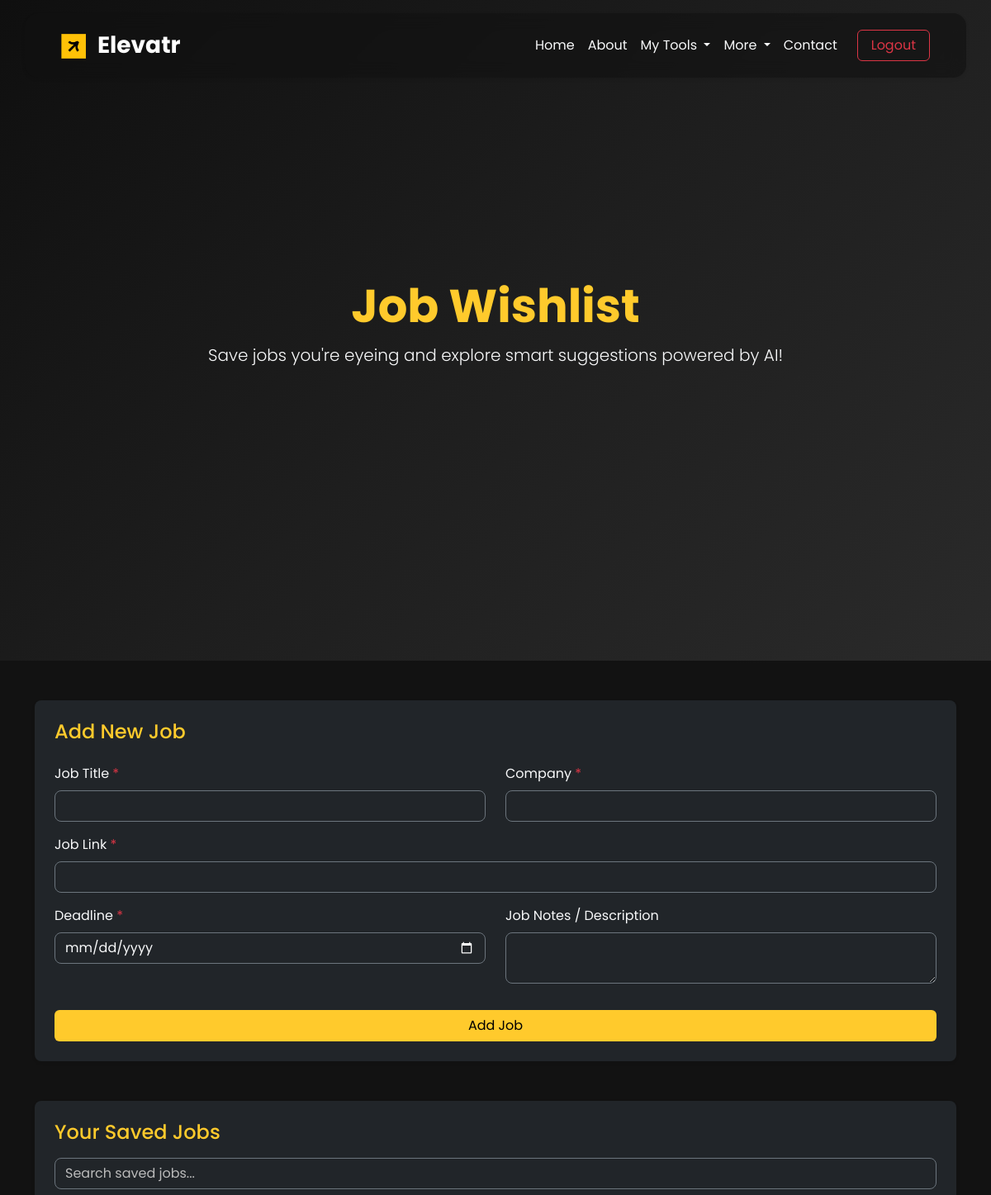
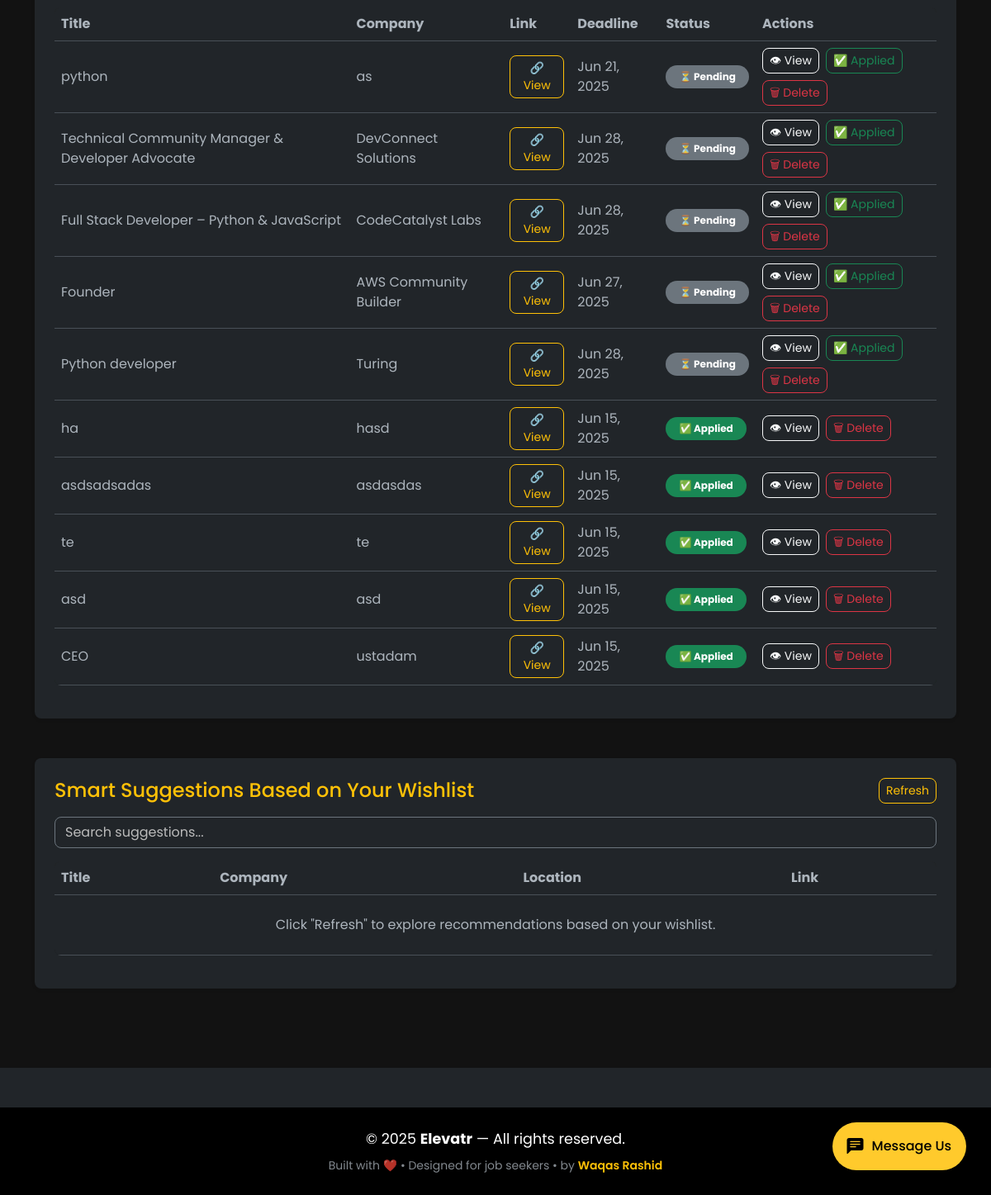
The page /tracker/wishlist/ (signed in) on the database its author committed (2 pictures, top to bottom).
### tracker/models.py (models this page shows, shortened)
class SavedJob(models.Model):
    user = models.ForeignKey(User, on_delete=models.CASCADE)
    job_title = models.CharField(max_length=255)
    company = models.CharField(max_length=255)
    job_link = models.URLField()
    deadline = models.DateField()
    notes = models.TextField(blank=True)
    saved_at = models.DateTimeField(auto_now_add=True)
    applied = models.BooleanField(default=False)

### tracker/views.py (the view, shortened to what this page needs)
# urls.py: path('wishlist/', views.wishlist_view, name='wishlist'),
@login_required
def wishlist_view(request):
    saved_jobs = SavedJob.objects.filter(user=request.user).order_by('-saved_at')
    form = SavedJobForm()
    return render(request, 'wishlist.html', {'form': form, 'saved_jobs': saved_jobs})

### tracker/forms.py
class SavedJobForm(forms.ModelForm):
    class Meta:
        model = SavedJob
        fields = ['job_title', 'company', 'job_link', 'deadline', 'notes']
        widgets = {
            'deadline': forms.DateInput(attrs={'type': 'date'}),
            'notes': forms.Textarea(attrs={'rows': 2}),
        }

### tracker/templatetags/form_filters.py (called while the page is built)
@register.filter(name='add_class')
def add_class(field, css):
    return field.as_widget(attrs={"class": css})

### tracker/templates/wishlist.html (shortened to what this page needs)
{% extends 'base.html' %}
{% load static %}
{% load form_filters %}
{% block content %}
<section class="d-flex align-items-center justify-content-center text-white" style="height: 100vh; background: linear-gradient(135deg, #0f0f0f, #1e1e1e, #2a2a2a);">
  <div class="text-center">
    <h1 class="display-4 fw-bold" style="color: #ffca2c;">Job Wishlist</h1>
    <p class="lead text-light">Save jobs you're eyeing and explore smart suggestions powered by AI!</p>
  </div>
</section>
<section class="py-5 px-4" style="background-color: #121212;">
  <div class="container text-light">
    <div class="bg-dark p-4 rounded-3 mb-5 shadow-sm">
      <h4 class="mb-4" style="color: #ffca2c;">Add New Job</h4>
      <form method="POST" id="job-form">
        <div class="row">
          <div class="col-md-6 mb-3">
            <label class="form-label">Job Title <span class="text-danger">*</span></label>
            {{ form.job_title|add_class:"form-control bg-dark text-light border border-secondary rounded-3" }}
          </div>
          <div class="col-md-6 mb-3">
            <label class="form-label">Company <span class="text-danger">*</span></label>
            {{ form.company|add_class:"form-control bg-dark text-light border border-secondary rounded-3" }}
          </div>
        </div>
        <div class="mb-3">
          <label class="form-label">Job Link <span class="text-danger">*</span></label>
          {{ form.job_link|add_class:"form-control bg-dark text-light border border-secondary rounded-3" }}
        </div>
        <div class="row">
          <div class="col-md-6 mb-3">
            <label class="form-label">Deadline <span class="text-danger">*</span></label>
            {{ form.deadline|add_class:"form-control bg-dark text-light border border-secondary rounded-3" }}
          </div>
          <div class="col-md-6 mb-3">
            <label class="form-label">Job Notes / Description</label>
            {{ form.notes|add_class:"form-control bg-dark text-light border border-secondary rounded-3" }}
          </div>
        </div>
        <button type="submit" class="btn w-100 mt-3" style="background-color: #ffca2c; color: #000;">Add Job</button>
      </form>
    </div>
    <div class="bg-dark p-4 rounded-3 mb-5 shadow-sm">
      <h4 class="mb-3" style="color: #ffca2c;">Your Saved Jobs</h4>
      <input id="wishlistSearch" type="text" class="form-control mb-3 bg-dark text-light border-secondary rounded-3" placeholder="Search saved jobs...">
      <div class="table-responsive">
        <table class="table align-middle text-light table-hover rounded-3 overflow-hidden" style="background-color: #1a1a1a;" id="wishlist-table">
          <thead class="text-warning" style="background-color: #2a2a2a;">
            <tr>
              <th>Title</th>
              <th>Company</th>
              <th>Link</th>
              <th>Deadline</th>
              <th>Status</th>
              <th>Actions</th>
            </tr>
          </thead>
          <tbody>
            {% for job in saved_jobs %}
            <tr style="background-color: {% if job.applied %}#1e2a1e{% else %}#1a1a1a{% endif %};">
              <td>{{ job.job_title }}</td>
              <td>{{ job.company }}</td>
              <td><a href="{{ job.job_link }}" target="_blank" class="btn btn-sm btn-outline-warning rounded-3">🔗 View</a></td>
              <td>{{ job.deadline|date:"M d, Y"|default:"-" }}</td>
              <td>
                {% if job.applied %}
                  <span class="badge bg-success rounded-pill px-3 py-2">✅ Applied</span>
                {% else %}
                  <span class="badge bg-secondary rounded-pill px-3 py-2">⏳ Pending</span>
                {% endif %}
              </td>
              <td>
                <div class="d-flex gap-2 flex-wrap">
                  <button class="btn btn-sm btn-outline-light rounded-3" onclick="viewDetails(`{{ job.job_title|escapejs }}`, `{{ job.company|escapejs }}`, '{{ job.job_link }}', '{{ job.deadline|date:"M d, Y" }}', `{{ job.notes|linebreaksbr }}`)">👁 View</button>
                  {% if not job.applied %}
                    <a href="{% url 'mark_job_applied' job.id %}" class="btn btn-sm btn-outline-success rounded-3">✅ Applied</a>
                  {% endif %}
                  <a href="{% url 'delete_saved_job' job.id %}" class="btn btn-sm btn-outline-danger rounded-3">🗑 Delete</a>
                </div>
              </td>
            </tr>
            {% empty %}
            <tr><td colspan="6" class="text-center py-4">No jobs saved yet.</td></tr>
            {% endfor %}
          </tbody>
        </table>
      </div>
    </div>
    <div class="bg-dark p-4 rounded-3 mb-5 shadow-sm">
      <div class="d-flex justify-content-between align-items-center mb-3">
        <h4 class="text-warning mb-0">Smart Suggestions Based on Your Wishlist</h4>
        <button class="btn btn-sm btn-outline-warning rounded-3" onclick="loadAllSuggestions()">Refresh</button>
      </div>
      <input id="suggestionSearch" type="text" class="form-control mb-3 bg-dark text-light border-secondary rounded-3" placeholder="Search suggestions...">
      <div class="table-responsive">
        <table class="table align-middle text-light table-hover rounded-3 overflow-hidden" style="background-color: #1a1a1a;" id="all-suggestions-table">
          <thead class="text-warning" style="background-color: #2a2a2a;">
            <tr>
              <th>Title</th>
              <th>Company</th>
              <th>Location</th>
              <th>Link</th>
            </tr>
          </thead>
          <tbody id="all-suggestions-body">
            <tr>
              <td colspan="4" class="text-center py-4">Click "Refresh" to explore recommendations based on your wishlist.</td>
            </tr>
          </tbody>
        </table>
      </div>
    </div>
  </div>
</section>
{% endblock %}

### templates/base.html (style rules this page uses)
body { font-family: "Poppins", sans-serif; }
h1 { font-size: 3rem; font-weight: 700; }
p { font-size: 1.1rem; font-weight: 400; line-height: 1.7; }
.form-control, .form-control:focus, textarea { background-color: #1e1e1e; color: #f0f0f0; border: 1px solid #444; }
.form-control::placeholder { color: #bbb; }

### rows shown on the page
SavedJob: job_title "python", company "as", deadline "Jun 21, 2025", applied "⏳ Pending"
SavedJob: job_title "Technical Community Manager & Developer Advocate", company "DevConnect Solutions", deadline "Jun 28, 2025", applied "⏳ Pending"
SavedJob: job_title "Full Stack Developer – Python & JavaScript", company "CodeCatalyst Labs", deadline "Jun 28, 2025", applied "⏳ Pending"
SavedJob: job_title "Founder", company "AWS Community Builder", deadline "Jun 27, 2025", applied "⏳ Pending"
SavedJob: job_title "Python developer", company "Turing", deadline "Jun 28, 2025", applied "⏳ Pending"
SavedJob: job_title "ha", company "hasd", deadline "Jun 15, 2025", applied "✅ Applied"
SavedJob: job_title "asdsadsadas", company "asdasdas", deadline "Jun 15, 2025", applied "✅ Applied"
SavedJob: job_title "te", company "te", deadline "Jun 15, 2025", applied "✅ Applied"
SavedJob: job_title "asd", company "asd", deadline "Jun 15, 2025", applied "✅ Applied"
SavedJob: job_title "CEO", company "ustadam", deadline "Jun 15, 2025", applied "✅ Applied"
